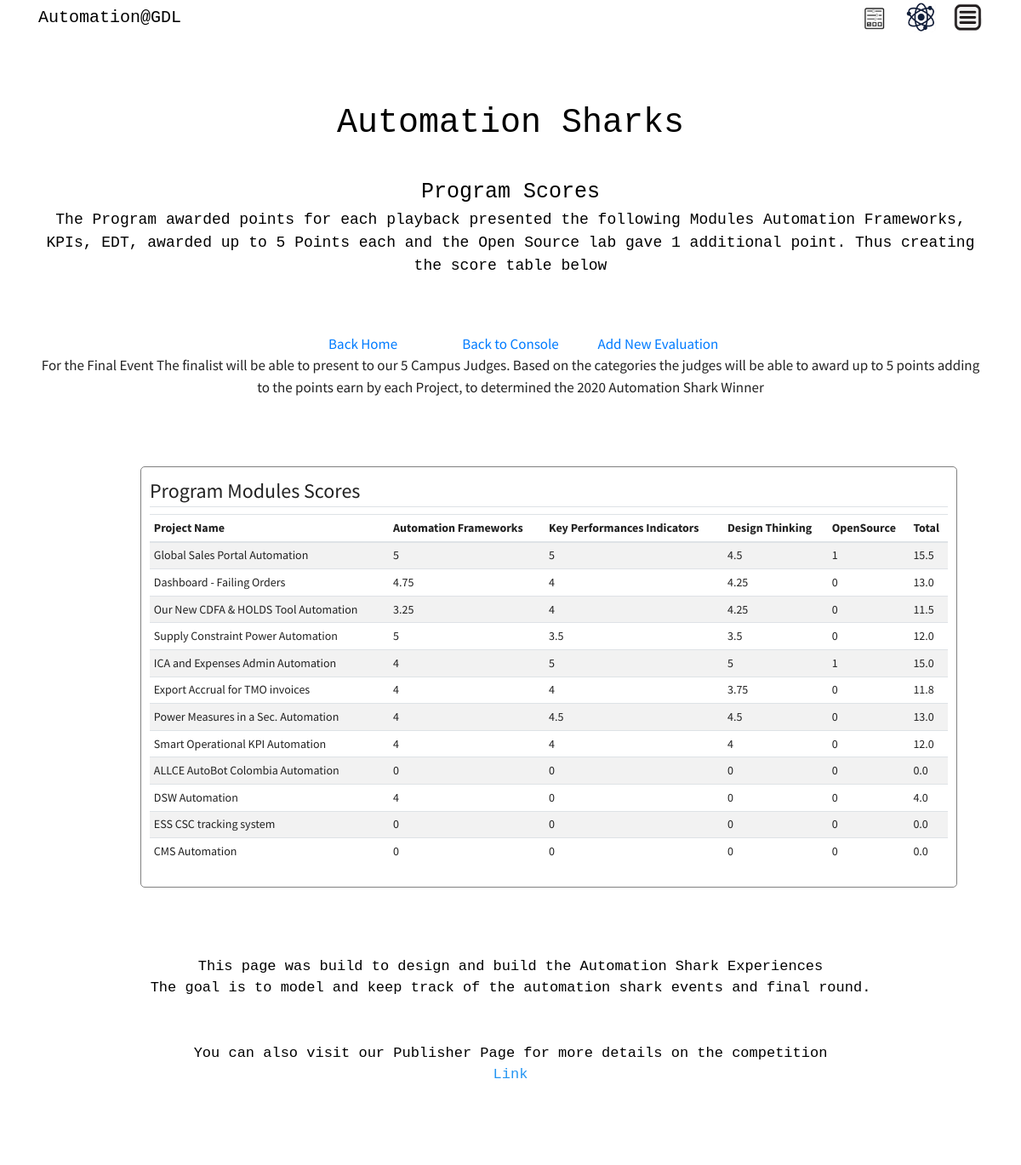
Screenshot of /scores (signed in) with the database file from the repository.
### auto_shark/models.py (models this page shows, shortened)
class Module(db.Model):
    __table_args__ = {'extend_existing': True}
    id = db.Column(db.Integer, primary_key=True)
    automation_frameworks_score = db.Column(db.Integer, default=0)
    automation_frameworks_comments = db.Column(db.String(250))
    kpis_score = db.Column(db.Integer, default=0)
    kpis_comments = db.Column(db.String(250))
    edt_score = db.Column(db.Integer, default=0)
    edt_comments = db.Column(db.String(250))
    opensource_score = db.Column(db.Integer, default=0)
    opensource_comments = db.Column(db.String(250))
    intelectual_capital_comments = db.Column(db.String(250))
    presentation_skills_comments = db.Column(db.String(250))
    status = db.Column(db.String, default='pending')
    userid = db.Column(db.Integer, db.ForeignKey('user.id'))
    users = db.relationship(User)
    projectid = db.Column(db.Integer, db.ForeignKey('project.id'))
    projects = db.relationship(Project)

class Project(db.Model, UserMixin):
    __table_args__ = {'extend_existing': True}
    id = db.Column(db.Integer, primary_key=True)
    project_name = db.Column(db.String(50), unique=True, nullable=False)
    description = db.Column(db.String(250), nullable=False)
    fte_saving = db.Column(db.Integer)
    business_impact = db.Column(db.String(250), nullable=False)
    status = db.Column(db.String, default='candidate')
    members = db.Column(db.String(500))
    image_file = db.Column(db.String(20), nullable=False, default='default.jpg')
    module = db.relationship('Module', backref='result', lazy=True)
    userid = db.Column(db.Integer, db.ForeignKey('user.id'))
    users = db.relationship(User)
    final_id = db.Column(db.Integer, db.ForeignKey('final.final_evaluation_id'), nullable=True)
    final = relationship("Final", back_populates='project_calification')
    program_id = db.Column(db.Integer, db.ForeignKey('program.id'), nullable=True)
    def __repr__(self):
        return f"{self.project_name}"

### auto_shark/views/main/routes_main.py (the view)
@main.route("/scores", methods=['GET', 'POST'])
@login_required
def scores():
    modules = Module.query.all()
    finals = Final.query.all()
    return render_template('main/scores.html', modules=modules, finals=finals,
                          )

### auto_shark/models.py (called while the page is built)
@login_manager.user_loader
def load_user(user_id):
    return User.query.get(int(user_id))

### auto_shark/templates/main/scores.html (shortened to what this page needs)
{% extends 'main/layout.html' %}
{% block additional_css %}
<link rel="stylesheet" type="text/css" href="{{ url_for('static', filename='uxdesigns4.css') }}"/>
{% endblock %}
{% block main_content %}
    <div class="container">
    {% if current_user.is_authenticated %}
    <div class="hero">
        <h1>Automation Sharks</h1>
    <small>
       Program Scores
    </small>
    <p>The Program awarded points for each playback presented
        the following Modules
        Automation Frameworks, KPIs, EDT, awarded up to 5 Points each
        and the Open Source lab gave 1 additional point. Thus creating the score table below
     </p>
    </div>
    <div class="stats">
        <div class="stat"><a href="{{ url_for('main.home') }}"> Back Home</a></div>
   {% if current_user.role == "admin" %}
        <div class="stat"><a href="{{ url_for('admins.index') }}"> Back to Console</a></div>
        <div class="stat"><a href="{{ url_for('modules.new_evaluation') }}"> Add New Evaluation</a></div>
    {% endif %}
    <p>For the Final Event The finalist will be able to present to our 5 Campus Judges. Based on the categories
        the judges will be able to award up to 5 points adding to the points earn by each Project, to determined
        the 2020 Automation Shark Winner
    </p>
    </div>
        <div class="row">
        <div class="col-md-1"></div>
            <div class="col-md-11">
                <div class="content-section-admin-user">
                <legend class="border-bottom mb-2">Program Modules Scores</legend>
                    <div class="table-responsive">
                        <table class="table table-sm  table-striped" id="Cart">
                            <thead>
                            <tr>
                                <th class="header" scope="col">Project Name</th>
                                <th class="header" scope="col">Automation Frameworks</th>
                                <th class="header" scope="col">Key Performances Indicators</th>
                                <th class="header" scope="col">Design Thinking </th>
                                <th class="header" scope="col">OpenSource</th>
                                <th class="header" scope="col">Total</th>
                            </tr>
                            </thead>
                            <tbody>
                            {% for m in modules %}
                                <td class="header" scope="col"> {{ m.result }}</td>
                                <td class="header" scope="col"> {{ m.automation_frameworks_score }}
                                </td>
                                <td class="header" scope="col"> {{ m.kpis_score }}
                                </td>
                                <td class="header" scope="col"> {{ m.edt_score }}
                                </td>
                                <td class="header" scope="col"> {{ m.opensource_score }}
                                </td>
                                <td class="header" scope="col">
                                {{ "{0:.1f}".format(((m.automation_frameworks_score)+(m.kpis_score)+
                                        (m.edt_score)+(m.opensource_score))) }}
                                </td>
                            {% endfor %}
                            </tbody>
                        </table>
                    </div>
                </div>
            </div>
        </div>
    {% endif %}
{% endblock main_content %}

### auto_shark/static/uxdesigns4.css (style rules this page uses)
.hero { background-color: white; color: black; font-size: 18px; font-family: Consolas, "andale mono", "lucida console", monospace; padding: 50px 0px; text-align: center; }
.hero h1 { padding: 30px; }
.hero small { font-size: 25px; }
.row { margin-top: 50px; padding: 30px; }
.content-section-admin-user { margin-top: 0px; margin-left: 0px; margin-right: auto; max-width: 1100px; background-color: white; border: 1px solid gray; border-radius: 5px; padding: 10px; }
.stats { padding: 0px; text-align: center; }
.stats .stat { display: inline-block; min-width: 170px; }
.header { font-size: 14px; }

### rows the page displays
Module: result "Global Sales Portal Automation", automation_frameworks_score "5", kpis_score "5", edt_score "4.5", opensource_score "1", automation_frameworks_score+kpis_score+edt_score "15.5"
Module: result "Dashboard - Failing Orders", automation_frameworks_score "4.75", kpis_score "4", edt_score "4.25", opensource_score "0", automation_frameworks_score+kpis_score+edt_score "13.0"
Module: result "Our New CDFA & HOLDS Tool Automation", automation_frameworks_score "3.25", kpis_score "4", edt_score "4.25", opensource_score "0", automation_frameworks_score+kpis_score+edt_score "11.5"
Module: result "Supply Constraint Power Automation", automation_frameworks_score "5", kpis_score "3.5", edt_score "3.5", opensource_score "0", automation_frameworks_score+kpis_score+edt_score "12.0"
Module: result "ICA and Expenses Admin Automation", automation_frameworks_score "4", kpis_score "5", edt_score "5", opensource_score "1", automation_frameworks_score+kpis_score+edt_score "15.0"
Module: result "Export Accrual for TMO invoices", automation_frameworks_score "4", kpis_score "4", edt_score "3.75", opensource_score "0", automation_frameworks_score+kpis_score+edt_score "11.8"
Module: result "Power Measures in a Sec. Automation", automation_frameworks_score "4", kpis_score "4.5", edt_score "4.5", opensource_score "0", automation_frameworks_score+kpis_score+edt_score "13.0"
Module: result "Smart Operational KPI Automation", automation_frameworks_score "4", kpis_score "4", edt_score "4", opensource_score "0", automation_frameworks_score+kpis_score+edt_score "12.0"
Module: result "ALLCE AutoBot Colombia Automation", automation_frameworks_score "0", kpis_score "0", edt_score "0", opensource_score "0", automation_frameworks_score+kpis_score+edt_score "0.0"
Module: result "DSW Automation", automation_frameworks_score "4", kpis_score "0", edt_score "0", opensource_score "0", automation_frameworks_score+kpis_score+edt_score "4.0"
Module: result "ESS CSC tracking system", automation_frameworks_score "0", kpis_score "0", edt_score "0", opensource_score "0", automation_frameworks_score+kpis_score+edt_score "0.0"
Module: result "CMS Automation", automation_frameworks_score "0", kpis_score "0", edt_score "0", opensource_score "0", automation_frameworks_score+kpis_score+edt_score "0.0"
